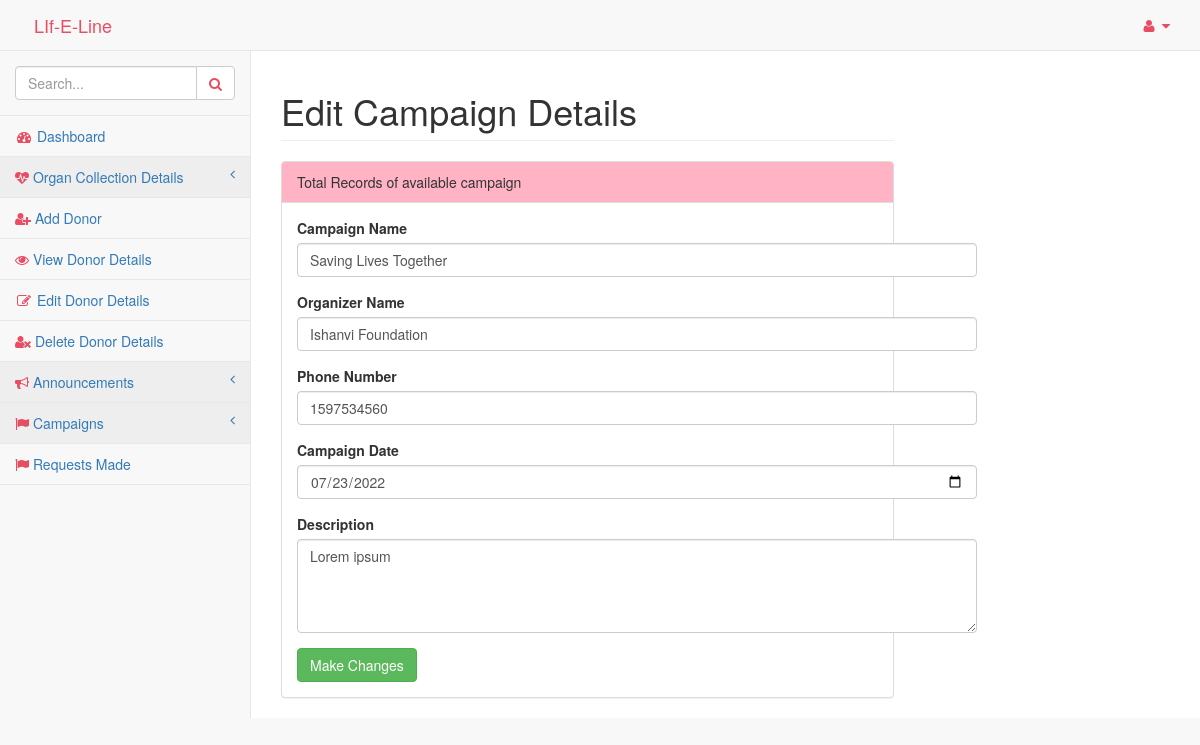
Screenshot of /pages/updatecampaignform.php?id=8 with the database file from the repository.
### tables this page shows
CREATE TABLE `campaigndb` (
  `id` int(11) NOT NULL,
  `cname` varchar(50) NOT NULL,
  `oname` varchar(50) NOT NULL,
  `phn` int(10) NOT NULL,
  `cdate` date NOT NULL,
  `descp` text NOT NULL
);

### pages/updatecampaignform.php (the view, shortened to what this page needs)
<!DOCTYPE html>
<html lang="en">
<head>
    <link href="../vendor/bootstrap/css/bootstrap.min.css" rel="stylesheet">
    <link href="../vendor/metisMenu/metisMenu.min.css" rel="stylesheet">
    <link href="../dist/css/sb-admin-2.css" rel="stylesheet">
    <link href="../vendor/font-awesome/css/font-awesome.min.css" rel="stylesheet" type="text/css">
    <link rel="stylesheet" href="../icofont/icofont.min.css">
</head>
<body>
    <div id="wrapper">
        <?php include 'includes/nav.php'?>
        <div id="page-wrapper">
            <div class="row">
                <div class="col-lg-12">
                    <h1 class="page-header">Edit Campaign Details</h1>
                </div>
            </div>
            <div class="row">
                <div class="col-lg-12">
                    <div class="panel panel-default">
                        <div class="panel-heading" style="background-color: rgb(255, 179, 197)">
                            Total Records of available campaign
                        </div>
                        <div class="panel-body">
                            <div class="row">
                                <div class="col-lg-6">
                                <?php
									include 'dbconnect.php';
									$id=$_GET['id'];
									$qry= "select * from campaigndb where id='$id'";
									$result=mysqli_query($conn,$qry);
									while($row=mysqli_fetch_array($result)){
								?>
                                    <form role="form" action="finaladdedcampaign.php" method="post">
                                        <div class="form-group">
                                            <label>Campaign Name</label>
                                            <input class="form-control" name="cname" type="text" value='<?php echo $row['cname']; ?>' required>
                                        </div>
                                        <div class="form-group">
                                            <label>Organizer Name</label>
                                            <input class="form-control" type="text" name="oname" value='<?php echo $row['oname']; ?>' required>
                                        </div>
                                        <div class="form-group">
                                            <label>Phone Number</label>
                                            <input class="form-control" type="number" name="phn" value='<?php echo $row['phn']; ?>' required>
                                        </div>
                                        <div class="form-group">
                                            <label>Campaign Date</label>
                                            <input class="form-control" type="date" name="cdate" value='<?php echo $row['cdate']; ?>' required>
                                        </div>
                                        <div class="form-group">
                                            <label>Description</label>
											 <textarea class="form-control" rows="4" name="descp" type="text" required><?php echo $row['descp']; ?></textarea>
                                        </div>
                             <button type="submit"  class="btn btn-success">Make Changes</button>
                                   </form>
                                </div>
<?php
}
?>
                            </div>
                        </div>
                    </div>
                </div>
            </div>
        </div>
    </div>
</body>
</html>

### rows the page displays
campaigndb: cname "Saving Lives Together", oname "Ishanvi Foundation", phn "1597534560", cdate "07/23/2022", descp "Lorem ipsum"
